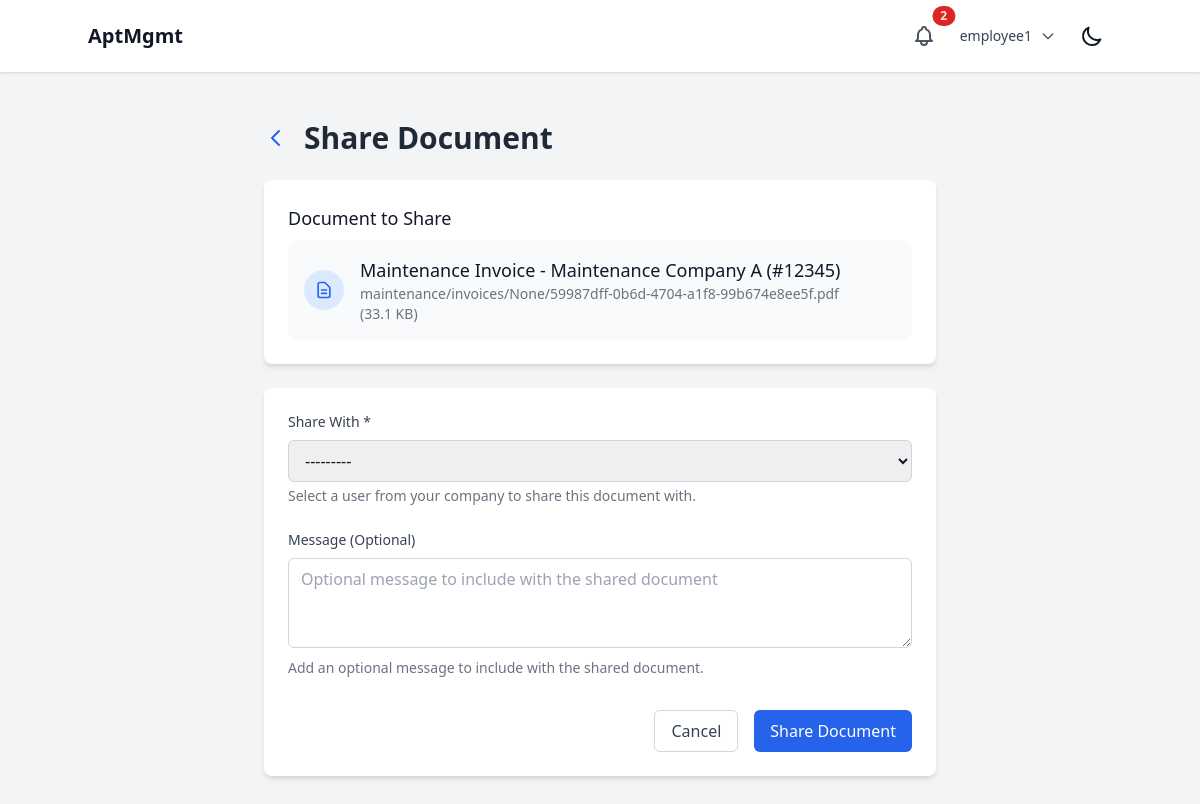
Screenshot of /documents/11/share/ (signed in) with the database file from the repository.
### users/models.py (models this page shows, shortened)
class User(AbstractUser):
    class Role(models.TextChoices):
        SUPERUSER = "SUPERUSER", "Superuser"
        LANDLORD = "LANDLORD", "Landlord"
        EMPLOYEE = "EMPLOYEE", "Employee"
        TENANT = "TENANT", "Tenant"
    role = models.CharField(max_length=50, choices=Role.choices)
    company = models.ForeignKey(Company, on_delete=models.CASCADE, related_name="users", null=True, blank=True)
    property = models.ForeignKey(Property, on_delete=models.SET_NULL, related_name="users", null=True, blank=True)
    apartment_unit = models.ForeignKey('properties.ApartmentUnit', on_delete=models.SET_NULL, null=True, blank=True, related_name="tenant")
    assigned_properties = models.ManyToManyField(
        Property,
        related_name="assigned_employees",
        blank=True,
        help_text="Properties this employee has access to (for employees only)"
    )
    phone_number = models.CharField(max_length=20, blank=True, null=True)
    emergency_contact_name = models.CharField(max_length=100, blank=True, null=True)
    emergency_contact_phone = models.CharField(max_length=20, blank=True, null=True)
    emergency_contact_relationship = models.CharField(max_length=50, blank=True, null=True)
    def __str__(self):
        return f"{self.username} ({self.get_role_display()})"

### documents/models.py (models this page shows, shortened)
class Document(models.Model):
    class AccessLevel(models.TextChoices):
        COMPANY = "COMPANY", "Company-wide"
        PROPERTY = "PROPERTY", "Property-specific"
        UNIT = "UNIT", "Unit-specific"
        PRIVATE = "PRIVATE", "Private (specific users)"
    title = models.CharField(max_length=255)
    description = models.TextField(blank=True)
    file = models.FileField(upload_to=document_upload_path)
    original_filename = models.CharField(max_length=255)
    file_size = models.PositiveIntegerField()
    file_type = models.CharField(max_length=100)
    category = models.ForeignKey(DocumentCategory, on_delete=models.SET_NULL, null=True, blank=True)
    company = models.ForeignKey(Company, on_delete=models.CASCADE, related_name="documents")
    property = models.ForeignKey(Property, on_delete=models.CASCADE, related_name="documents", null=True, blank=True)
    unit = models.ForeignKey(ApartmentUnit, on_delete=models.CASCADE, related_name="documents", null=True, blank=True)
    access_level = models.CharField(max_length=20, choices=AccessLevel.choices, default=AccessLevel.COMPANY)
    allowed_users = models.ManyToManyField(User, related_name="accessible_documents", blank=True)
    allowed_roles = models.JSONField(default=list, blank=True)  # List of role strings
    uploaded_by = models.ForeignKey(User, on_delete=models.CASCADE, related_name="uploaded_documents")
    created_at = models.DateTimeField(auto_now_add=True)
    updated_at = models.DateTimeField(auto_now=True)
    is_active = models.BooleanField(default=True)
    class Meta:
        ordering = ['-created_at']
        indexes = [
            models.Index(fields=['company', 'access_level']),
            models.Index(fields=['property']),
            models.Index(fields=['created_at']),
        ]
    def is_accessible_by_user(self, user):
        if user.role == 'SUPERUSER' or user.is_superuser:
            return True
        if self.uploaded_by == user:
            return True
        if user.company != self.company:
            return False
        if self.allowed_users.filter(id=user.id).exists():
            return True
        if user.role in self.allowed_roles:
            return True

### documents/views.py (the view)
# urls.py: path('<int:document_id>/share/', views.document_share, name='share'),
@login_required
def document_share(request, document_id):
    document = get_object_or_404(Document, id=document_id, is_active=True)
    if not document.is_accessible_by_user(request.user):
        raise Http404("Document not found")
    if request.user.company and request.user.company != document.company:
        messages.error(request, 'You can only share documents within your company.')
        return redirect('documents:detail', document_id=document.id)
    if request.method == 'POST':
        form = DocumentShareForm(request.POST, user=request.user)
        if form.is_valid():
            share = form.save(commit=False)
            share.document = document
            share.shared_by = request.user
            share.save()
            create_document_share_notification(share)
            messages.success(request, f'Document shared with {share.shared_with.get_full_name() or share.shared_with.username}!')
            return redirect('documents:detail', document_id=document.id)
    else:
        form = DocumentShareForm(user=request.user)
    return render(request, 'documents/share.html', {'form': form, 'document': document})

### documents/forms.py
class DocumentShareForm(forms.ModelForm):
    class Meta:
        model = DocumentShare
        fields = ['shared_with', 'message']
        widgets = {
            'shared_with': forms.Select(attrs={
                'class': 'w-full px-3 py-2 border border-gray-300 rounded-md focus:outline-none focus:ring-2 focus:ring-blue-500'
            }),
            'message': forms.Textarea(attrs={
                'class': 'w-full px-3 py-2 border border-gray-300 rounded-md focus:outline-none focus:ring-2 focus:ring-blue-500',
                'rows': 3,
                'placeholder': 'Optional message to include with the shared document'
            }),
        }
    def __init__(self, *args, user=None, **kwargs):
        super().__init__(*args, **kwargs)
        self.user = user
        if user and user.company:
            self.fields['shared_with'].queryset = User.objects.filter(
                company=user.company
            ).exclude(id=user.id)
        else:
            self.fields['shared_with'].queryset = User.objects.none()

### core/context_processors.py (called while the page is built)
def notifications(request):
    if request.user.is_authenticated:
        unread_notifications = Notification.objects.filter(
            recipient=request.user,
            is_read=False
        ).order_by('-created_at')
        recent_unread_notifications = unread_notifications[:5]
        return {
            'unread_notifications_count': unread_notifications.count(),
            'recent_notifications': recent_unread_notifications,
            'has_unread_notifications': unread_notifications.exists(),
        }
    return {
        'unread_notifications_count': 0,
        'recent_notifications': [],
        'has_unread_notifications': False,
    }

### documents/templates/documents/share.html (shortened to what this page needs)
{% extends 'base.html' %}
{% block content %}
<div class="container mx-auto px-4 py-8">
    <div class="max-w-2xl mx-auto">
        <div class="flex items-center mb-6">
            <a href="{% url 'documents:detail' document.id %}" class="text-blue-600 hover:text-blue-800 dark:text-blue-400 dark:hover:text-blue-200 mr-4">
                <svg class="h-6 w-6" fill="none" stroke="currentColor" viewBox="0 0 24 24">
                    <path stroke-linecap="round" stroke-linejoin="round" stroke-width="2" d="M15 19l-7-7 7-7"></path>
                </svg>
            </a>
            <h1 class="text-3xl font-bold text-gray-800 dark:text-white">Share Document</h1>
        </div>
        <div class="bg-white dark:bg-gray-800 rounded-lg shadow-md p-6 mb-6">
            <h2 class="text-lg font-medium text-gray-900 dark:text-white mb-2">Document to Share</h2>
            <div class="flex items-center p-4 bg-gray-50 dark:bg-gray-700 rounded-lg">
                <div class="flex-shrink-0 h-10 w-10">
                    <div class="h-10 w-10 bg-blue-100 dark:bg-blue-900 rounded-full flex items-center justify-center">
                        <svg class="h-5 w-5 text-blue-600 dark:text-blue-400" fill="none" stroke="currentColor" viewBox="0 0 24 24">
                            <path stroke-linecap="round" stroke-linejoin="round" stroke-width="2" d="M9 12h6m-6 4h6m2 5H7a2 2 0 01-2-2V5a2 2 0 012-2h5.586a1 1 0 01.707.293l5.414 5.414a1 1 0 01.293.707V19a2 2 0 01-2 2z"></path>
                        </svg>
                    </div>
                </div>
                <div class="ml-4">
                    <h3 class="text-lg font-medium text-gray-900 dark:text-white">{{ document.title }}</h3>
                    <p class="text-sm text-gray-500 dark:text-gray-400">{{ document.original_filename }} ({{ document.file_size|filesizeformat }})</p>
                </div>
            </div>
        </div>
        <div class="bg-white dark:bg-gray-800 rounded-lg shadow-md p-6">
            <form method="post">
                <div class="space-y-6">
                    <div>
                        <label for="{{ form.shared_with.id_for_label }}" class="block text-sm font-medium text-gray-700 dark:text-gray-300 mb-2">
                            Share With *
                        </label>
                        {{ form.shared_with }}
                        <p class="mt-1 text-sm text-gray-500 dark:text-gray-400">
                            Select a user from your company to share this document with.
                        </p>
                    </div>
                    <div>
                        <label for="{{ form.message.id_for_label }}" class="block text-sm font-medium text-gray-700 dark:text-gray-300 mb-2">
                            Message (Optional)
                        </label>
                        {{ form.message }}
                        <p class="mt-1 text-sm text-gray-500 dark:text-gray-400">
                            Add an optional message to include with the shared document.
                        </p>
                    </div>
                </div>
                <div class="flex justify-end space-x-4 mt-8">
                    <a href="{% url 'documents:detail' document.id %}" class="px-4 py-2 border border-gray-300 rounded-md text-gray-700 dark:text-gray-300 hover:bg-gray-50 dark:hover:bg-gray-700">
                        Cancel
                    </a>
                    <button type="submit" class="px-4 py-2 bg-blue-600 text-white rounded-md hover:bg-blue-700">
                        Share Document
                    </button>
                </div>
            </form>
        </div>
    </div>
</div>
{% endblock %}

### core/templates/base.html (shortened to what this page needs)
{% load static %}
<!DOCTYPE html>
<html lang="en" x-data="{ darkMode: localStorage.getItem('darkMode') === 'true' }" x-init="$watch('darkMode', val => localStorage.setItem('darkMode', val))" :class="{ 'dark': darkMode }">
<head>
    <script src="https://cdn.tailwindcss.com"></script>
</head>
<body class="bg-gray-100 dark:bg-gray-900 text-gray-900 dark:text-gray-100">
    <header class="p-4 bg-white dark:bg-gray-800 shadow">
        <div class="container mx-auto flex justify-between items-center">
            {% if user.is_authenticated %}
                <a href="{% url 'core:dashboard_redirect' %}" class="text-xl font-bold hover:text-gray-600 dark:hover:text-gray-300 transition-colors duration-200">AptMgmt</a>
            {% else %}
                <h1 class="text-xl font-bold">AptMgmt</h1>
            {% endif %}
            <div class="flex items-center space-x-4">
                {% if user.is_authenticated %}
                    <div class="relative" x-data="{ open: false }">
                        <button @click="open = !open" class="relative p-2 text-gray-600 dark:text-gray-300 hover:text-gray-900 dark:hover:text-white focus:outline-none focus:ring-2 focus:ring-offset-2 focus:ring-blue-500">
                            {% if has_unread_notifications %}
                            <span class="absolute top-0 right-0 inline-flex items-center justify-center px-2 py-1 text-xs font-bold leading-none text-red-100 transform translate-x-1/2 -translate-y-1/2 bg-red-600 rounded-full">{{ unread_notifications_count }}</span>
                            {% endif %}
                        </button>
                    </div>
                    <div class="relative" x-data="{ open: false }">
                        <button @click="open = !open" class="flex items-center space-x-2 text-sm rounded-full focus:outline-none focus:ring-2 focus:ring-offset-2 focus:ring-blue-500">
                            <span class="text-gray-700 dark:text-gray-300">{{ user.username }}</span>
                            <svg class="w-4 h-4 text-gray-600 dark:text-gray-300" fill="none" stroke="currentColor" viewBox="0 0 24 24">
                                <path stroke-linecap="round" stroke-linejoin="round" stroke-width="2" d="M19 9l-7 7-7-7"></path>
                            </svg>
                        </button>
                    </div>
                {% endif %}
                <button @click="darkMode = !darkMode" class="p-2 rounded-md focus:outline-none focus:ring-2 focus:ring-offset-2 focus:ring-offset-gray-800 focus:ring-white">
                    <svg x-show="!darkMode" class="w-6 h-6" fill="none" stroke="currentColor" viewBox="0 0 24 24" xmlns="http://www.w3.org/2000/svg"><path stroke-linecap="round" stroke-linejoin="round" stroke-width="2" d="M20.354 15.354A9 9 0 018.646 3.646 9.003 9.003 0 0012 21a9.003 9.003 0 008.354-5.646z"></path></svg>
                </button>
            </div>
        </div>
    </header>
    <main class="p-4" id="content">
        {% block content %}{% endblock %}
    </main>
</body>
</html>

### rows the page displays
User: username "employee1"
Document: title "Maintenance Invoice - Maintenance Company A (#12345)", original_filename "maintenance/invoices/None/59987dff-0b6d-4704-a1f8-99b674e8ee5f.pdf", file_size|filesizeformat "33.1 KB"

### other values shown
{{ unread_notifications_count }} "2"
